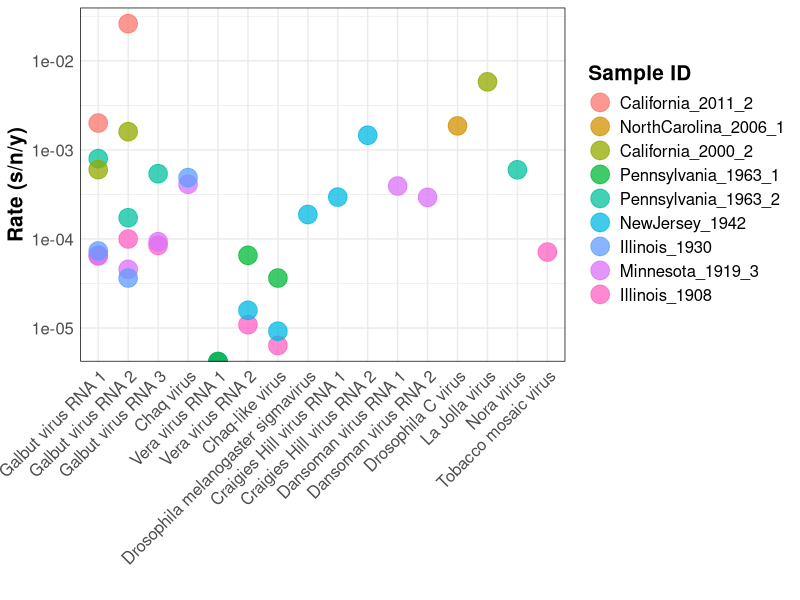
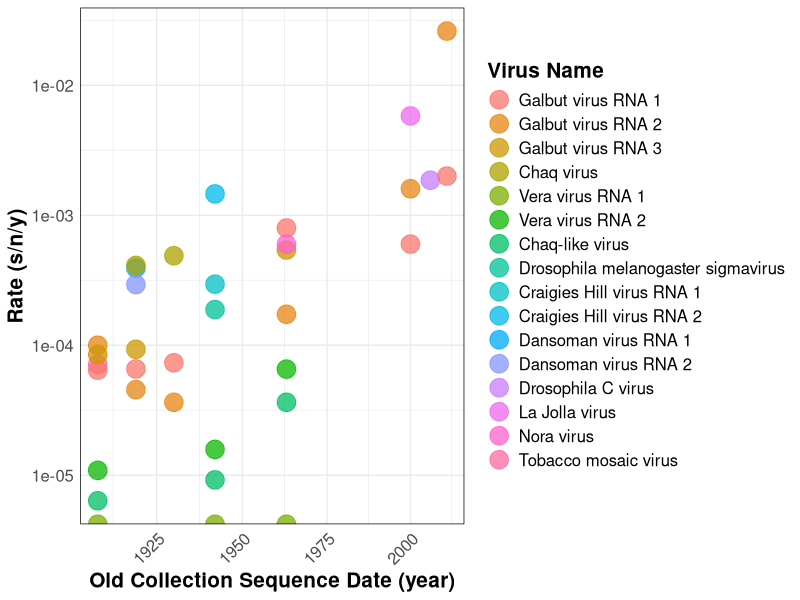
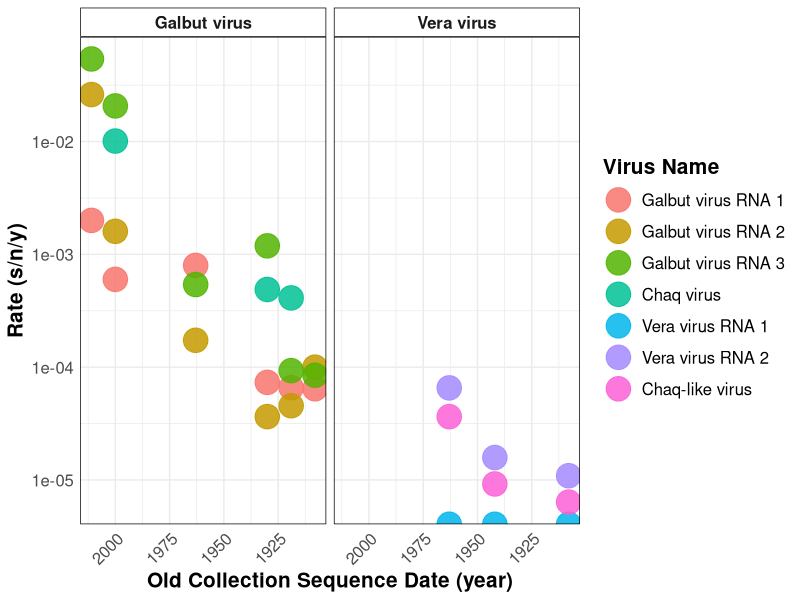
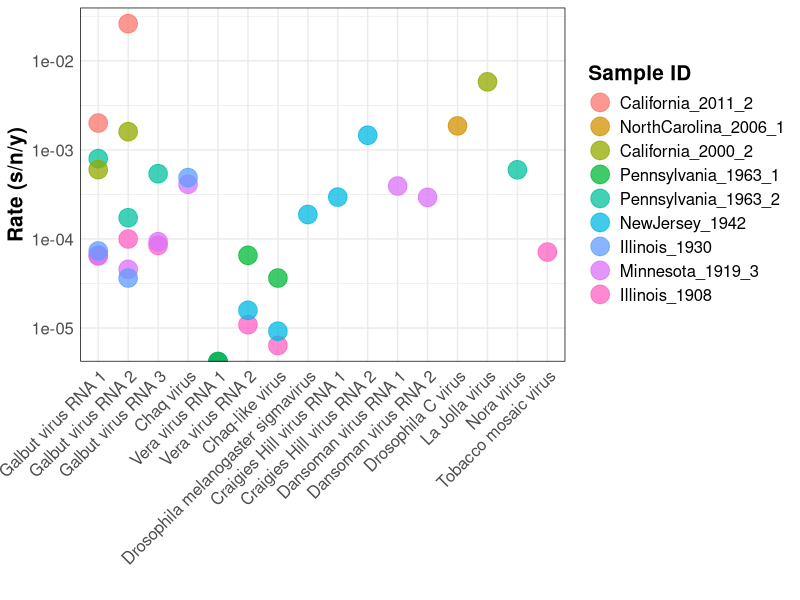
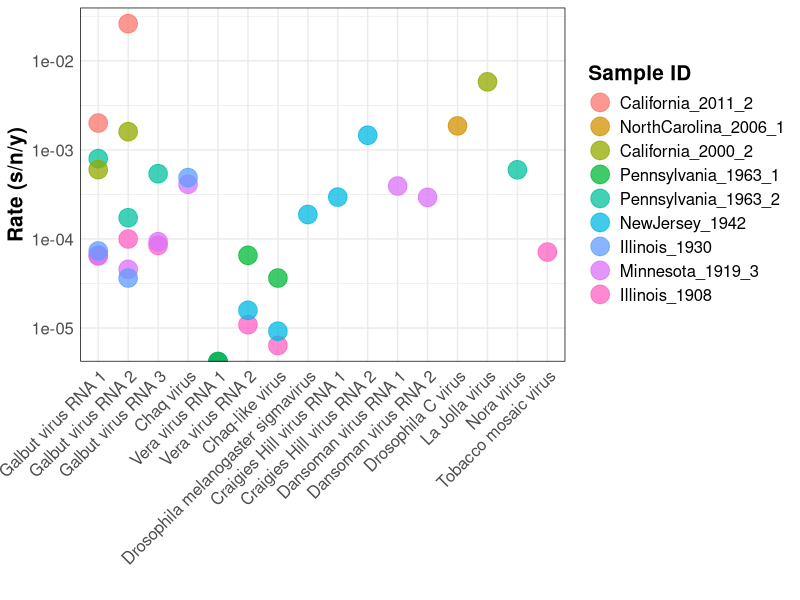
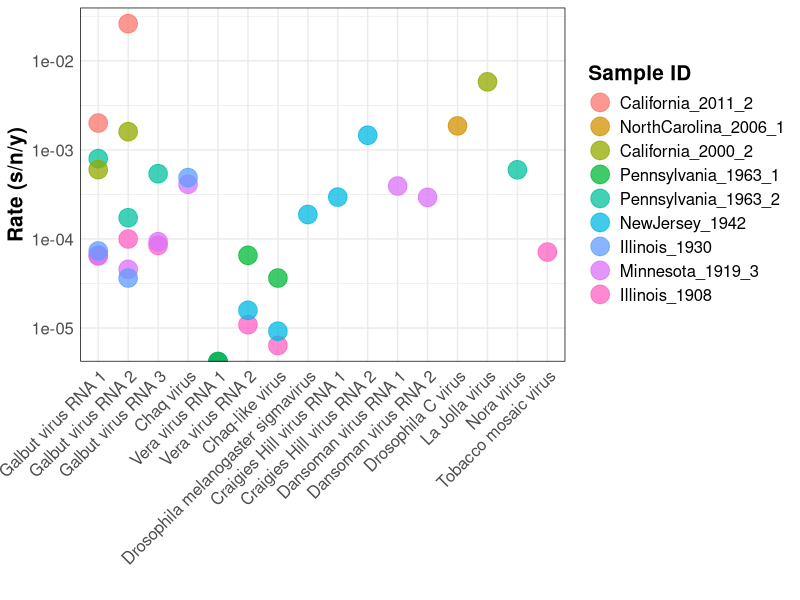
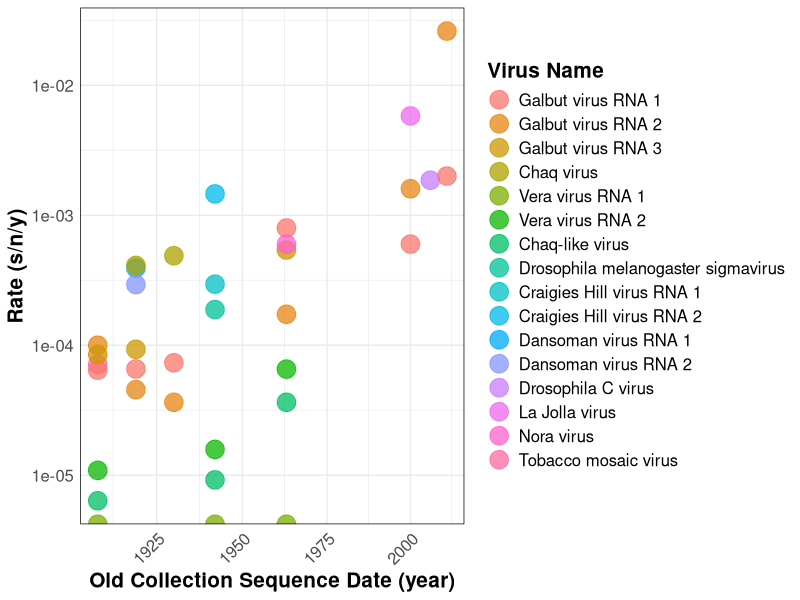
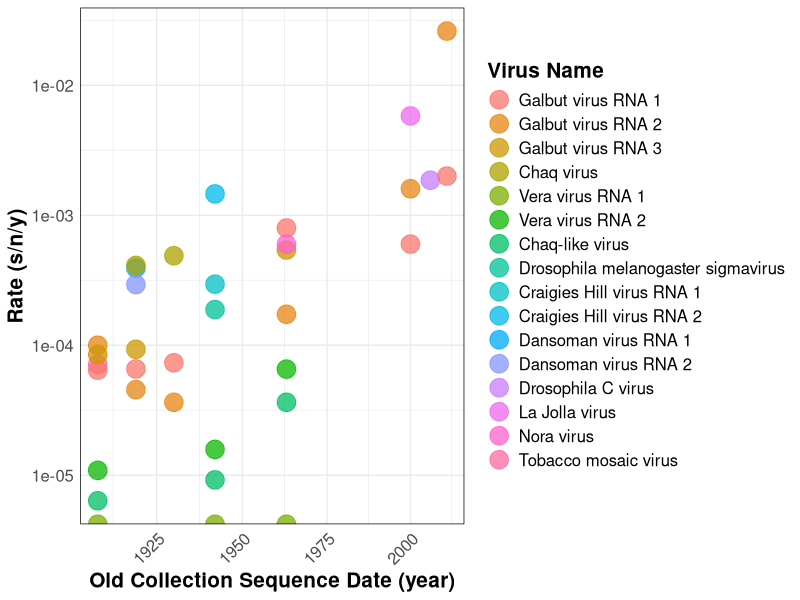

Reproduce these figures in R, in order.
library(tidyverse)
library(viridis)
library(svglite)

rates <- read_csv("metadata/rates_data.csv")

rates2 <- rates %>% 
  mutate(virus = factor(virus, levels = c("Galbut virus RNA 1", "Galbut virus RNA 2", 
                                          "Galbut virus RNA 3", "Chaq virus", 
                                          "Vera virus RNA 1", "Vera virus RNA 2", 
                                          "Chaq-like virus", 
                                          "Drosophila melanogaster sigmavirus", 
                                          "Craigies Hill virus RNA 1", 
                                          "Craigies Hill virus RNA 2", 
                                          "Dansoman virus RNA 1", "Dansoman virus RNA 2", 
                                          "Drosophila C virus", "La Jolla virus",
                                          "Nora virus", "Tobacco mosaic virus"))) %>% 
  mutate(sample_id = factor(sample_id, levels = c("California_2011_2", 
                                                  "NorthCarolina_2006_1", 
                                                  "California_2000_2", 
                                                  "Pennsylvania_1963_1", 
                                                  "Pennsylvania_1963_2", 
                                                  "NewJersey_1942", "Illinois_1930", 
                                                  "Minnesota_1919_3", "Illinois_1908")))

rate_plot <- ggplot(filter(rates2, percent_nucleotide_similarity >= 90), aes(x = virus, y = rate)) +
#  scale_color_viridis() +
  geom_point(aes(color = sample_id), size = 6, alpha = 0.75) +
  scale_y_log10() +
  theme_minimal(base_size = 11) +
  theme(panel.border = element_rect(linetype = "solid", fill = NA),
        strip.background = element_rect(colour = "black", fill = "white"),
        axis.title = element_text(face = "bold"),
        legend.title = element_text(face = "bold"),
        strip.text = element_text(face = "bold"),
        #        axis.text = element_text(face = "bold"),
        text = element_text(size = 15),
        axis.text.x = element_text(angle = 45, hjust = 1, vjust = 1)) +
  labs(x = "", y = "Rate (s/n/y)", color = "Sample ID")

rate_plot
ggsave("plots/rates.pdf", units = "in", width = 10, height = 8)
ggsave("plots/rates.svg", units = "in", width = 10, height = 8)
ggsave("plots/rates.jpg", units = "in", width = 10, height = 8)

# rate as a function of time
rate_v_time <- ggplot(filter(rates2, percent_nucleotide_similarity >= 90), aes(x = year, y = rate)) +
  geom_point(aes(color = virus), size = 6, alpha = 0.75) +
  scale_y_log10() +
  scale_x_log10() +
  theme_minimal(base_size = 11) +
  theme(panel.border = element_rect(linetype = "solid", fill = NA),
        strip.background = element_rect(colour = "black", fill = "white"),
        axis.title = element_text(face = "bold"),
        legend.title = element_text(face = "bold"),
        strip.text = element_text(face = "bold"),
        #        axis.text = element_text(face = "bold"),
        text = element_text(size = 15),
        axis.text.x = element_text(angle = 45, hjust = 1, vjust = 1)) +
  labs(x = "Old Collection Sequence Date (year)", y = "Rate (s/n/y)", color = "Virus Name")

rate_v_time
ggsave("plots/rate_v_time.pdf", units = "in", width = 10, height = 8)
ggsave("plots/rate_v_time.svg", units = "in", width = 10, height = 8)
ggsave("plots/rate_v_time.jpg", units = "in", width = 10, height = 8)

# rate as time, without single virus sequences
rates3 <- rates2 %>% 
  filter(virus %in% c("Galbut virus RNA 1", "Galbut virus RNA 2", 
                      "Galbut virus RNA 3", "Chaq virus", "Vera virus RNA 1", 
                      "Vera virus RNA 2", "Chaq-like virus")) %>% 
  mutate(parent_virus = str_sub(virus, 1, 6),
         parent_virus = str_replace(parent_virus, "Vera v", "Vera virus"),
         parent_virus = str_replace(parent_virus, "Galbut", "Galbut virus"),
         parent_virus = str_replace(parent_virus, "Chaq v", "Galbut virus"),
         parent_virus = str_replace(parent_virus, "Chaq-l", "Vera virus"))
  
rate_v_time2 <- ggplot(rates3, aes(x = year, y = rate)) +
  geom_point(aes(color = virus), size = 8, alpha = 0.85) +
  scale_y_log10() +
  scale_x_reverse() +
  facet_wrap(~ parent_virus) +
  theme_minimal(base_size = 11) +
  theme(panel.border = element_rect(linetype = "solid", fill = NA),
        strip.background = element_rect(colour = "black", fill = "white"),
        axis.title = element_text(face = "bold"),
        legend.title = element_text(face = "bold"),
        strip.text = element_text(face = "bold"),
        #        axis.text = element_text(face = "bold"),
        text = element_text(size = 15),
        axis.text.x = element_text(angle = 45, hjust = 1, vjust = 1)) +
  labs(x = "Old Collection Sequence Date (year)", y = "Rate (s/n/y)", color = "Virus Name")

rate_v_time2
ggsave("plots/rate_v_time2.pdf", units = "in", width = 10, height = 8)
ggsave("plots/rate_v_time2.svg", units = "in", width = 10, height = 8)
ggsave("plots/rate_v_time2.jpg", units = "in", width = 10, height = 8)
